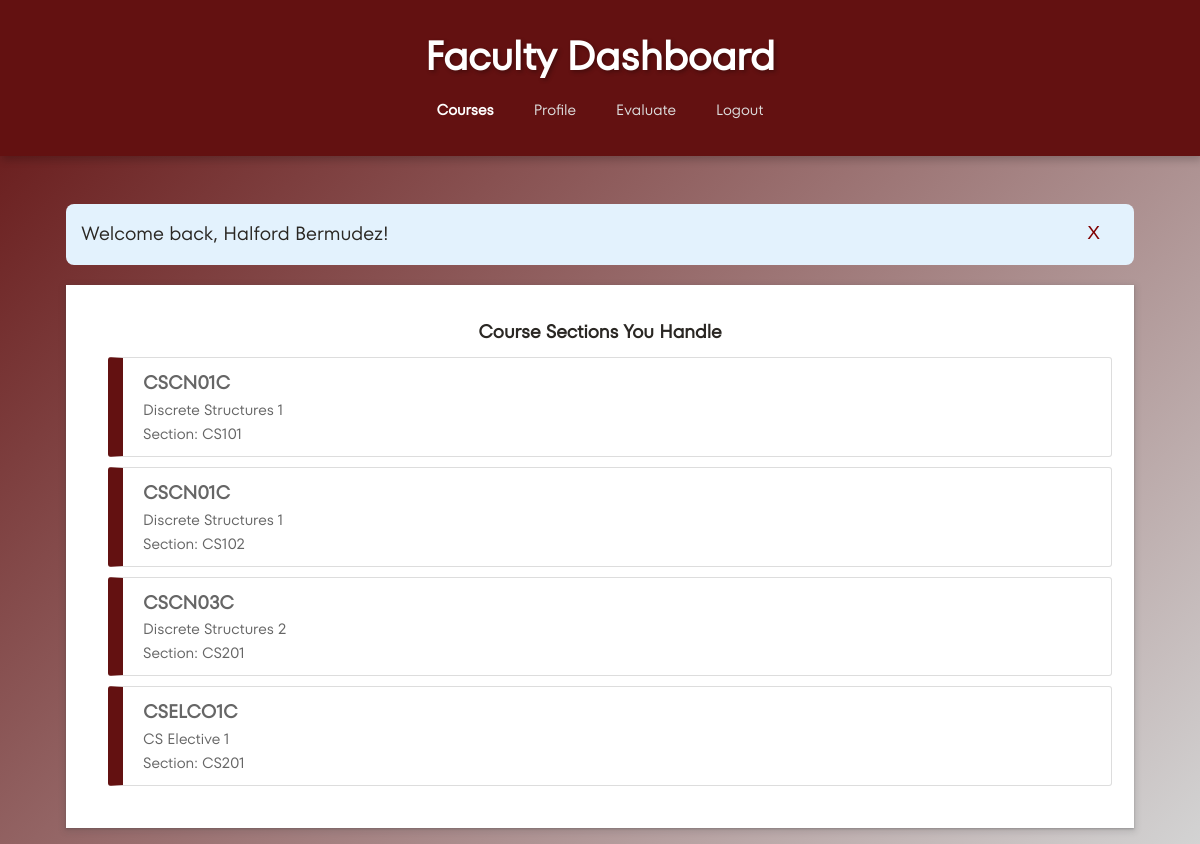
Page /End-Users/faculty/faculty_dashboard.php (signed in) on the committed database.
### tables this page shows
CREATE TABLE `course_sections` (
  `course_section_id` int(11) NOT NULL,
  `course_id` int(11) NOT NULL,
  `section` varchar(220) NOT NULL,
  `period_id` int(11) DEFAULT NULL,
  `updated_at` timestamp NOT NULL DEFAULT current_timestamp() ON UPDATE current_timestamp()
);

CREATE TABLE `courses` (
  `course_id` int(11) NOT NULL,
  `course_name` varchar(255) NOT NULL,
  `created_at` timestamp NOT NULL DEFAULT current_timestamp(),
  `course_description` varchar(220) DEFAULT NULL,
  `course_code` varchar(220) DEFAULT NULL,
  `department_id` int(10) DEFAULT NULL,
  `updated_at` timestamp NOT NULL DEFAULT current_timestamp() ON UPDATE current_timestamp()
);

### End-Users/faculty/faculty_dashboard.php (the view, shortened to what this page needs)
<?php
include('../db/databasecon.php');
$name = isset($_SESSION['name']) ? $_SESSION['name'] : 'Faculty Member';
$email = $_SESSION['email'];
$sql = "SELECT
            c.course_name,
            c.course_code,
            c.course_description,
            cs.section
        FROM courses c
        JOIN course_sections cs ON c.course_id = cs.course_id
        JOIN faculty_courses fc ON cs.course_section_id = fc.course_section_id
        JOIN faculty f ON fc.faculty_id = f.faculty_id
        WHERE f.email = ?";
$stmt = $conn->prepare($sql);
$stmt->bind_param("s", $email);
$stmt->execute();
$stmt->store_result();
$stmt->bind_result($course_name, $course_code, $course_description, $section);
$courses = [];
while ($stmt->fetch()) {
    $courses[] = [
        'course_name' => $course_name,
        'course_code' => $course_code,
        'course_description' => $course_description,
        'section' => $section
    ];
}
?>
<!DOCTYPE html>
<html lang="en">
<head>
    <link rel="stylesheet" href="../Styles/styles.css">
</head>
<body>
    <div class="header">
        <div class="nav-title">
            <h1>
                Faculty Dashboard
            </h1>
        </div>
        <?php include 'faculty_navbar.php' ?>
    </div>
    <div class="container">
        <?php if ($_SESSION['welcome_shown']): ?>
            <div class="welcome-message" id="welcome-message">
                Welcome back, <?php echo htmlspecialchars($name); ?>!
                <button class="close-btn" onclick="closeWelcomeMessage()">X</button>
            </div>
        <?php endif; ?>
        <div class="card">
            <h3>Course Sections You Handle</h3>
            <?php if (!empty($courses)): ?>
                <?php foreach ($courses as $course): ?>
                    <div class="course-card">
                        <h3><?php echo htmlspecialchars($course['course_code']); ?></h3>
                        <p><?php echo htmlspecialchars($course['course_name']); ?></p>
                        <p>Section: <?php echo htmlspecialchars($course['section']); ?></p>
                    </div>
                <?php endforeach; ?>
            <?php else: ?>
                <p>You don't handle any courses.</p>
            <?php endif; ?>
        </div>
    </div>
</body>
</html>

### End-Users/Styles/styles.css (style rules this page uses)
:root { --primary: #631111; --primary-dark: #600000; --primary-light: #ff9999; --accent: #ffd700; --text-dark: #2d3748; --text-light: #718096; --background-light: #f5f5f5; --background-gradient: linear-gradient(135deg, #f5f5f5, #ffffff); --white: #ffffff; --gray-100: #f7fafc; --gray-200: #edf2f7; --gray-300: #e2e8f0; --success: #48bb78; --error: #f56565; --shadow-sm: 0 2px 4px rgba(0, 0, 0, 0.1); --shadow-md: 0 4px 6px rgba(0, 0, 0, 0.1); --shadow-lg: 0 10px 15px rgba(0, 0, 0, 0.15); --gradient-primary: linear-gradient(135deg, #800000 0%, #b30000 100%); --gradient-light: linear-gradient(135deg, #fff5f5 0%, #fff 100%); --gradient-overlay: rgba(0, 0, 0, 0.4); }
* { margin: 0; padding: 0; box-sizing: border-box; }
body { font-family: myFont2; background: linear-gradient(135deg, #631111, #D3D3D3); background-repeat: no-repeat; background-attachment: fixed; background-size: cover; color: #2A2723; line-height: 1.6; margin: 0; height: 100vh; }
.header { background: #631111; padding: 1.5rem 0; text-align: center; color: #fff; position: relative; top: 0; z-index: 100; box-shadow: 2px 4px 8px rgba(0, 0, 0, 0.2); }
.header h1 { font-size: 2.5rem; text-shadow: 2px 2px 4px rgba(0, 0, 0, 0.3); }
.welcome-message { background: #e3f2fd; padding: 15px; border-radius: 8px; margin-bottom: 20px; font-size: 1.2rem; position: relative; }
.welcome-message .close-btn { position: absolute; top: 5px; right: 10px; background: transparent; border: none; font-size: 1.2rem; color: #800000; cursor: pointer; }
.container { max-width: 1100px; margin: 2rem auto; padding: 1rem; background: var(--secondary-color); border-radius: 12px; box-shadow: var(--shadow-large); }
.card p { font-size: 1.1rem; margin-bottom: 1rem; color: #666; }
button { background: var(--primary-color); color: #000; padding: 0.8rem 1.5rem; font-size: 1rem; border: none; border-radius: 8px; cursor: pointer; transition: var(--transition-speed); box-shadow: var(--shadow-small); }
.course-card { width: 100%; text-align: left; padding: 10px; padding-left: 20px; margin: 10px; border: 1px solid #ddd; border-left: 15px solid #631111; border-radius: 3px; }
.course-card h3 { color: #666; margin: 0; }
.course-card p { color: #666; margin: 0; font-size: 15px; }
.dashboard::before, .dashboard::after, .course-card::before { animation: float 6s ease-in-out infinite; }
.card { text-align: center; padding: 2rem; background: white; box-shadow: rgba(60, 64, 67, 0.3) 0px 1px 2px 0px, rgba(60, 64, 67, 0.15) 0px 2px 6px 2px; }
button { background: #631111; color: #fff; border: none; padding: 0.8rem 1.5rem; font-size: 1rem; border-radius: 8px; cursor: pointer; transition: all 0.3s ease; }

### rows in the picture
course_sections: course.course_code "CSCN01C", course.course_name "Discrete Structures 1", section "CS101"
course_sections: course.course_code "CSCN01C", course.course_name "Discrete Structures 1", section "CS102"
course_sections: course.course_code "CSCN03C", course.course_name "Discrete Structures 2", section "CS201"
course_sections: course.course_code "CSELCO1C", course.course_name "CS Elective 1", section "CS201"

### other values in the picture
$name "Halford Bermudez"
